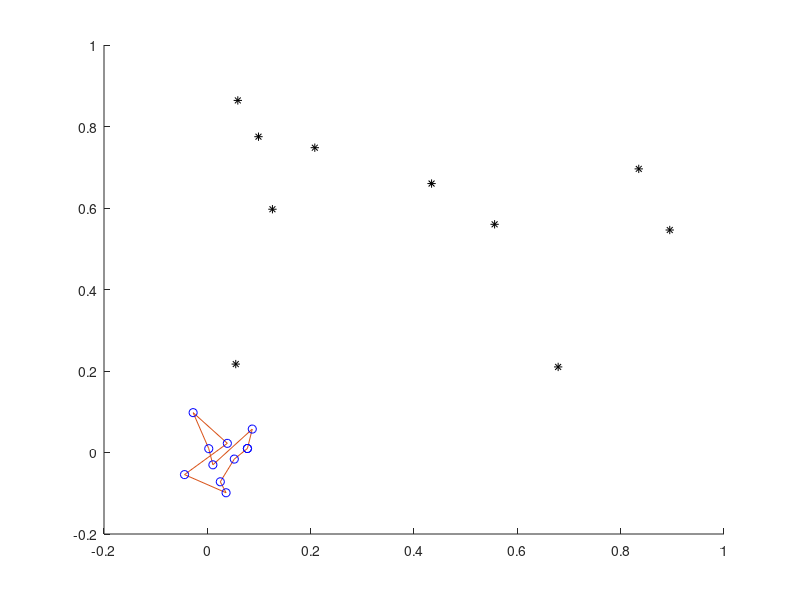
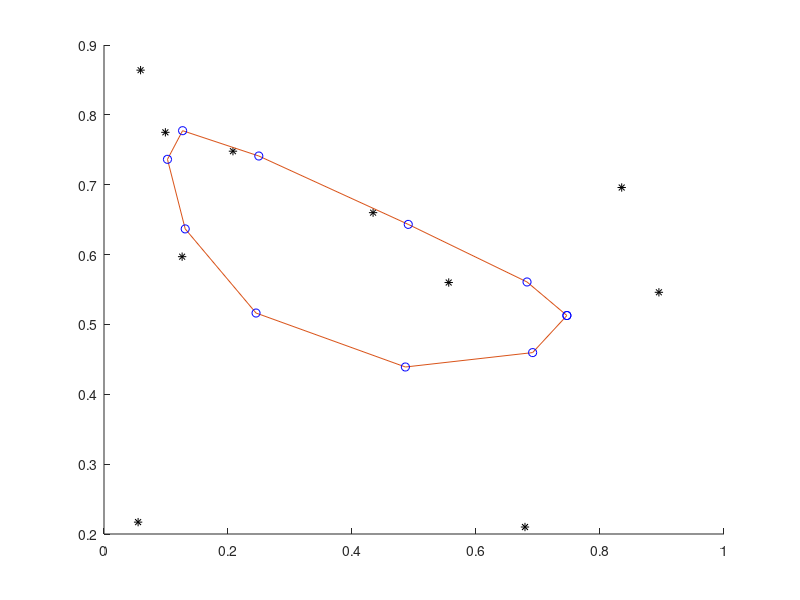
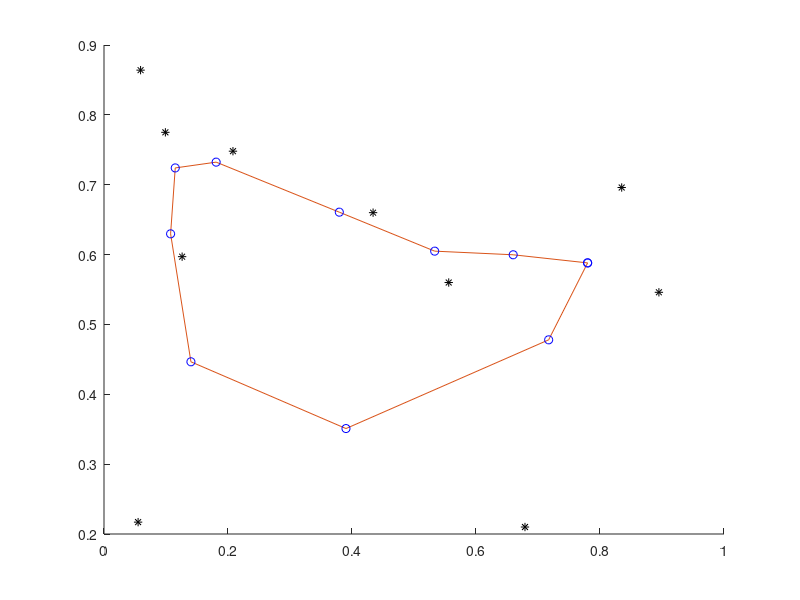
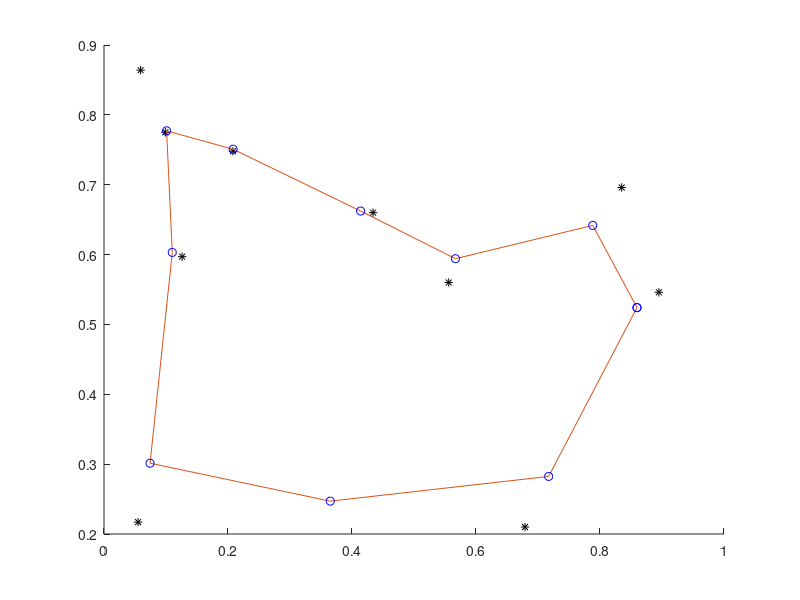

Write the MATLAB code that produced these figures, in order.
function mainProgramm3()
	N = 10;
	cities = zeros(N,2);
	cities(1,:) = [0.556, 0.560];
	cities(2,:) = [0.099, 0.775];
	cities(3,:) = [0.895, 0.546];
	cities(4,:) = [0.059, 0.864];
	cities(5,:) = [0.208, 0.748];
	cities(6,:) = [0.055, 0.217];
	cities(7,:) = [0.434, 0.660];
	cities(8,:) = [0.835, 0.696];
	cities(9,:) = [0.679, 0.210];
	cities(10,:) = [0.126, 0.597];
	
	rng('shuffle');
	weights = (2*rand(N,2)-1)/10;
	learningRate = 0.5;
	landa = 0.0005;
	adjustmentRadius = 2;
	
    show(cities, weights);
    
	t = 0;
	while(t < 1000)
        order = randperm(N);
        for i=order
			x = cities(i, :);
			distances = zeros(N, 1);
			for j = 1:N
				distances(j) = norm(x - weights(j, :));
			end
			[minval, winner] = min(distances);
			for j = 1:N
				dist = min([abs(j-winner), N - abs(j-winner)]);
				if adjustmentRadius == 0
					if dist == 0
						fnb = 1;
					else
						fnb = 0;
					end
				else
					fnb = exp(-dist*dist/(2*adjustmentRadius*adjustmentRadius));
				end
				weights(j, :) = weights(j, :) + learningRate * fnb * (x - weights(j, :));
			end
			t = t+1;
			learningRate = learningRate - landa;
			if t <= 50
				adjustmentRadius = adjustmentRadius - 0.02;
			elseif t <= 150
				adjustmentRadius = adjustmentRadius - 0.01;
			end
            if t == 25
                show(cities, weights);
            elseif t == 50
                show(cities, weights);
            elseif t == 100
                show(cities, weights);
            end
        end
	end
	show(cities, weights);
    winners = zeros(N,1);
    for i=1:N
        x = cities(i, :);
        distances = zeros(N, 1);
        for j = 1:N
            distances(j) = norm(x - weights(j, :));
        end
        [minval, winner] = min(distances);
        winners(i) = winner;
    end
    winners = [winners (1:N)'];
    winners = sortrows(winners);
    tour = winners(:,2);
    len = 0;
    fprintf('nodes of tour is: \n');
    for i =1:N-1
        fprintf('%d, ', tour(i));
        len = len + norm(cities(tour(i), :) - cities(tour(i+1), :));
    end
    fprintf('%d\n', tour(N));
    len = len + norm(cities(tour(N), :) - cities(tour(1), :));
    fprintf('length of tour is: %f\n', len);
    cities = cities(tour, :);
    figure;
	hold on;
	plot([cities(:,1); cities(1,1)], [cities(:,2); cities(1,2)], '-*', 'MarkerEdgeColor','black');
    hold off;
end

function show(cities, weights)
    figure;
	hold on;
	plot(cities(:,1), cities(:,2), '*', 'MarkerEdgeColor','black');
	plot([weights(:,1); weights(1,1)], [weights(:,2); weights(1,2)], '-o', 'MarkerEdgeColor','blue');
	hold off;
end